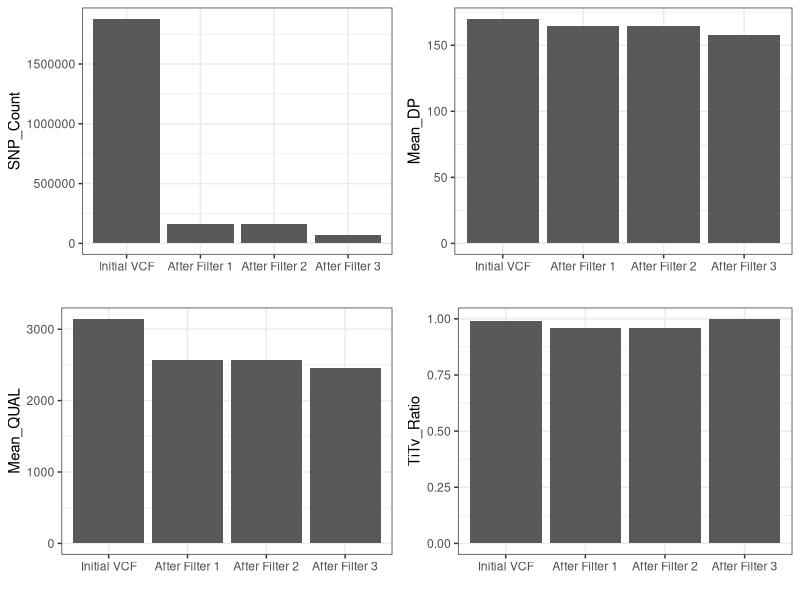
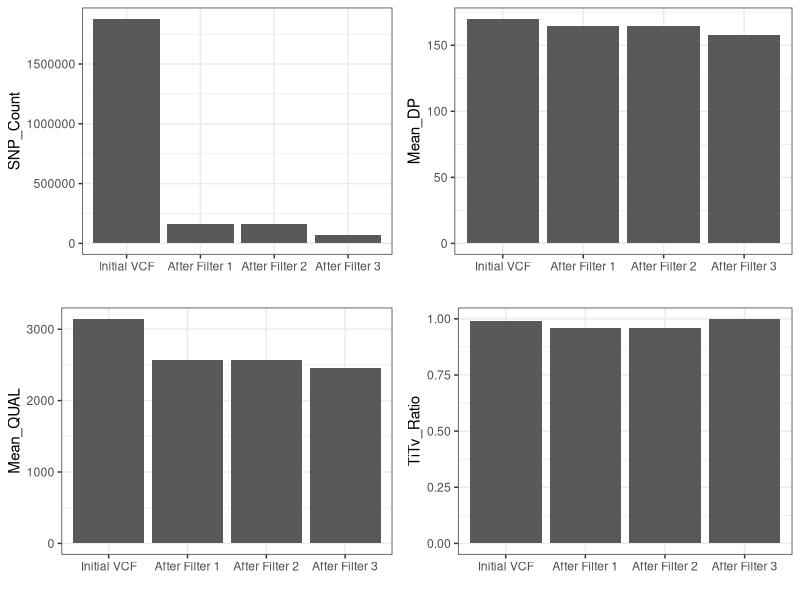

The R script that drew these images, in order:

library(ggplot2)
library(cowplot)

data = read.delim("./vcf_filt_metrics.txt", sep = "\t")
data$Step = factor(data$Step, levels =c("Initial VCF", "After Filter 1", "After Filter 2","After Filter 3"))

p1=ggplot(data, aes(Step, SNP_Count)) +
  geom_bar(stat="identity") + 
  labs(x="") +
  theme_bw()

p2=ggplot(data, aes(Step, Mean_DP)) +
  geom_bar(stat="identity") +
  labs(x="") +
  theme_bw()

p3=ggplot(data, aes(Step, Mean_QUAL)) +
  geom_bar(stat="identity") +
  labs(x="") +
  theme_bw()

p4=ggplot(data, aes(Step, TiTv_Ratio)) +
  geom_bar(stat="identity") +
  labs(x="") +
  theme_bw()

plot_grid(p1,p2,p3,p4, nrow=2)
ggsave("snps after 3 filtering steps.png",h=6,w=8)
